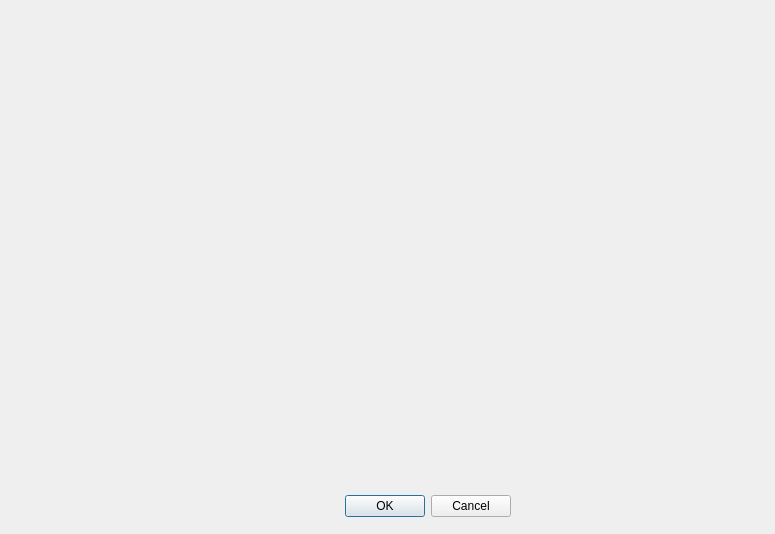
<?xml version="1.0" encoding="UTF-8"?>
<ui version="4.0">
 <class>Geometry</class>
 <widget class="QDialog" name="Geometry">
  <property name="geometry">
   <rect>
    <x>0</x>
    <y>0</y>
    <width>775</width>
    <height>534</height>
   </rect>
  </property>
  <property name="windowTitle">
   <string>Dialog</string>
  </property>
  <widget class="QDialogButtonBox" name="buttonBox">
   <property name="geometry">
    <rect>
     <x>170</x>
     <y>490</y>
     <width>341</width>
     <height>32</height>
    </rect>
   </property>
   <property name="orientation">
    <enum>Qt::Horizontal</enum>
   </property>
   <property name="standardButtons">
    <set>QDialogButtonBox::Cancel|QDialogButtonBox::Ok</set>
   </property>
  </widget>
  <widget class="QWidget" name="horizontalLayoutWidget">
   <property name="geometry">
    <rect>
     <x>9</x>
     <y>9</y>
     <width>761</width>
     <height>471</height>
    </rect>
   </property>
   <layout class="QHBoxLayout" name="horizontalLayout">
    <item>
     <widget class="QLabel" name="label">
      <property name="text">
       <string/>
      </property>
     </widget>
    </item>
    <item>
     <widget class="QLabel" name="label_2">
      <property name="text">
       <string/>
      </property>
     </widget>
    </item>
   </layout>
  </widget>
 </widget>
 <resources/>
 <connections>
  <connection>
   <sender>buttonBox</sender>
   <signal>accepted()</signal>
   <receiver>Geometry</receiver>
   <slot>accept()</slot>
   <hints>
    <hint type="sourcelabel">
     <x>248</x>
     <y>254</y>
    </hint>
    <hint type="destinationlabel">
     <x>157</x>
     <y>274</y>
    </hint>
   </hints>
  </connection>
  <connection>
   <sender>buttonBox</sender>
   <signal>rejected()</signal>
   <receiver>Geometry</receiver>
   <slot>reject()</slot>
   <hints>
    <hint type="sourcelabel">
     <x>316</x>
     <y>260</y>
    </hint>
    <hint type="destinationlabel">
     <x>286</x>
     <y>274</y>
    </hint>
   </hints>
  </connection>
 </connections>
</ui>
